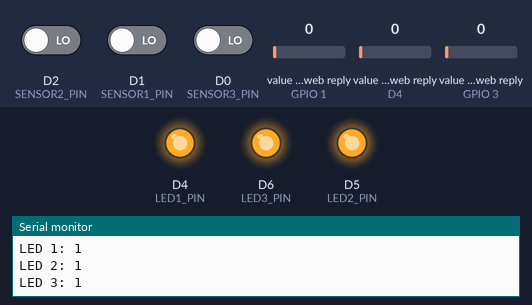
Bench run of a sketch on a simulated ESP8266 (NodeMCU). Parts: output pins drawn as LEDs (lit = HIGH), the last lines printed to the serial monitor. Inputs (shaded band) come from the test bench; at power-on: D2 (SENSOR2_PIN) LOW, D1 (SENSOR1_PIN) LOW, value in the web reply (sensors on D4, GPIO 1, GPIO 3) 0, D0 (SENSOR3_PIN) LOW. WiFi joins after 1.5 s; servers stay silent unless stated; web services answer with replies made up by the test bench.

Above: at 3.2 s.
3.3 s: D2 (SENSOR2_PIN) driven HIGH
At 5.7 s:
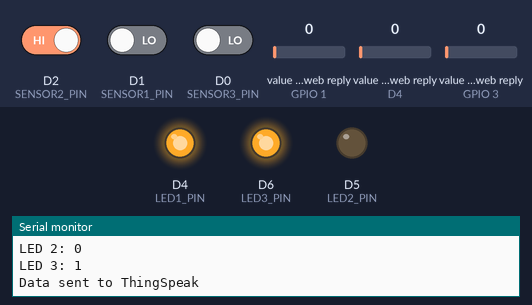
6.8 s: D1 (SENSOR1_PIN) driven HIGH
At 8.0 s:
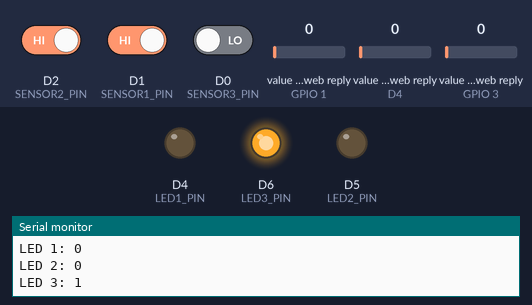
9.2 s: value in the web reply (sensor on D4) set to 2
At 11.3 s:
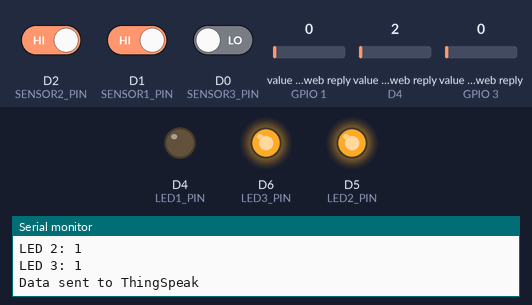
11.6 s: D0 (SENSOR3_PIN) driven HIGH
At 13.6 s:
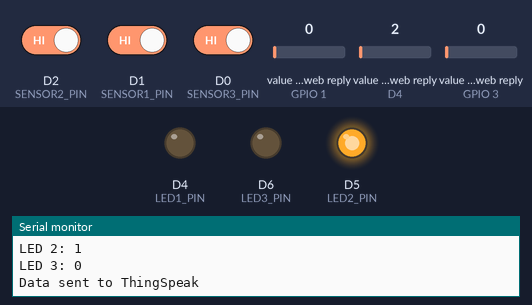
14.0 s: value in the web reply (sensor on GPIO 1) set to 2
At 15.9 s:
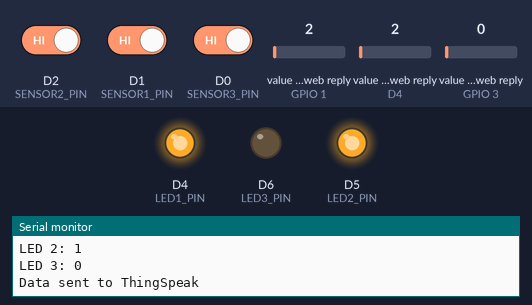
16.4 s: D0 (SENSOR3_PIN) driven LOW
At 18.1 s:
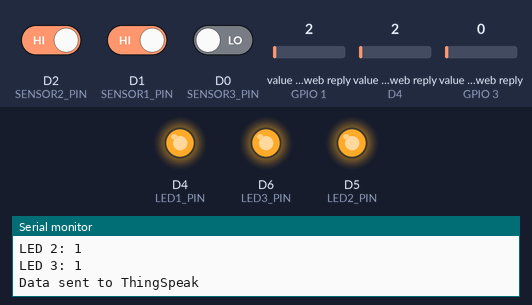
Timing chart, 0 to 19.6 s (numbered marks = the images above; inputs shaded):
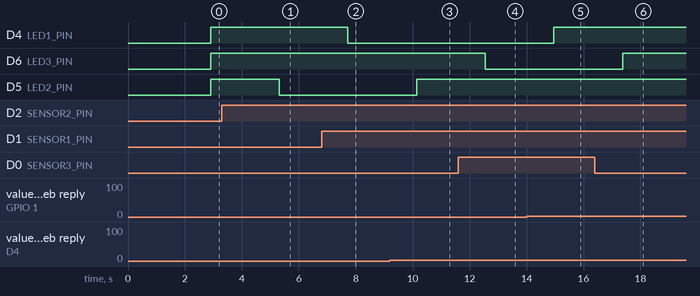

The sketch:

smartCarParking.ino
```cpp
#include <ESP8266WiFi.h>
#include <WiFiClient.h>
#include <ThingSpeak.h>

#define SENSOR1_PIN D1
#define SENSOR2_PIN D2
#define SENSOR3_PIN D0
#define LED1_PIN D4
#define LED2_PIN D5
#define LED3_PIN D6
float prev1=0;
float prev2=0;
float prev3=0;
// Replace with your WiFi credentials
const char* ssid = "smart";
const char* password = "123456789";

// Replace with your ThingSpeak Channel ID and API Key
unsigned long channelID = 2096352;
const char* apiKey = "P7K86K9NYGUXWTDZ";

WiFiClient client;

void setup() {
  pinMode(SENSOR1_PIN, INPUT);
  pinMode(SENSOR2_PIN, INPUT);
  pinMode(SENSOR3_PIN, INPUT);
  pinMode(LED1_PIN, OUTPUT);
  pinMode(LED2_PIN, OUTPUT);
  pinMode(LED3_PIN, OUTPUT);

  Serial.begin(9600);
  WiFi.begin(ssid, password);

  while (WiFi.status() != WL_CONNECTED) {
    delay(1000);
    Serial.println("Connecting to WiFi...");
  }

  ThingSpeak.begin(client);
}

void loop() {
  // Read sensor values
  int sensor1Value = digitalRead(SENSOR1_PIN);
  int sensor2Value = digitalRead(SENSOR2_PIN);
  int sensor3Value = digitalRead(SENSOR3_PIN);


  float field1Value = ThingSpeak.readFloatField(channelID ,1);

  int statusCode = ThingSpeak.getLastReadStatus();
  if(statusCode == 200 and prev1!=field1Value){
    // Serial.print("Field 1 value: ");
    // Serial.println(field1Value);
      sensor1Value = !field1Value;
      prev1=!field1Value;
  }
  // else{
  //   Serial.println("Problem reading channel. HTTP error code " + String(statusCode));
  // }

  float field2Value = ThingSpeak.readFloatField(channelID ,2);

  int statusCode2 = ThingSpeak.getLastReadStatus();
  if(statusCode2 == 200 and prev2!=field2Value){
    // Serial.print("Field 2 value: ");
    // Serial.println(field2Value);
      sensor2Value = !field2Value;
      prev2=!field2Value;
  }
  // else{
  //   Serial.println("Problem reading channel. HTTP error code " + String(statusCode));
  // }

  float field3Value = ThingSpeak.readFloatField(channelID ,3);

  int statusCode3 = ThingSpeak.getLastReadStatus();
  if(statusCode3 == 200 and prev3!=field3Value){
    // Serial.print("Field 3 value: ");
    // Serial.println(field3Value);
      sensor3Value = !field3Value;
      prev3=!field3Value;
  }
  // else{
  //   Serial.println("Problem reading channel. HTTP error code " + String(statusCode));
  // }


  // Print sensor values
  Serial.print("Sensor 1: ");
  Serial.println(!sensor1Value);
  Serial.print("Sensor 2: ");
  Serial.println(!sensor2Value);
  Serial.print("Sensor 3: ");
  Serial.println(!sensor3Value);

  // Turn on/off LEDs based on sensor values
  digitalWrite(LED1_PIN, !sensor1Value);
  digitalWrite(LED2_PIN, !sensor2Value);
  digitalWrite(LED3_PIN, !sensor3Value);

  // Send sensor data to ThingSpeak
  ThingSpeak.setField(1, !sensor1Value);
  ThingSpeak.setField(2, !sensor2Value);
  ThingSpeak.setField(3, !sensor3Value);

    // Debugging statements
  Serial.print("LED 1: ");
  Serial.println(digitalRead(LED1_PIN));
  Serial.print("LED 2: ");
  Serial.println(digitalRead(LED2_PIN));
  Serial.print("LED 3: ");
  Serial.println(digitalRead(LED3_PIN));

  int httpCode = ThingSpeak.writeFields(channelID, apiKey);

  if (httpCode == 200) {
    Serial.println("Data sent to ThingSpeak");
  } else {
    Serial.print("Error sending data to ThingSpeak. HTTP error code: ");
    Serial.println(httpCode);
  }

  // delay(1000);
}
```

Measured:
- after the input at 3.3 s, D5 (LED2_PIN): HIGH → LOW after 2.0 s
- after the input at 6.8 s, D4 (LED1_PIN): HIGH → LOW after 0.93 s
- after the input at 9.2 s, D5 (LED2_PIN): LOW → HIGH after 0.94 s
- after the input at 11.6 s, D6 (LED3_PIN): HIGH → LOW after 0.95 s
- after the input at 14.0 s, D4 (LED1_PIN): LOW → HIGH after 0.96 s
- after the input at 16.4 s, D6 (LED3_PIN): LOW → HIGH after 0.97 s
